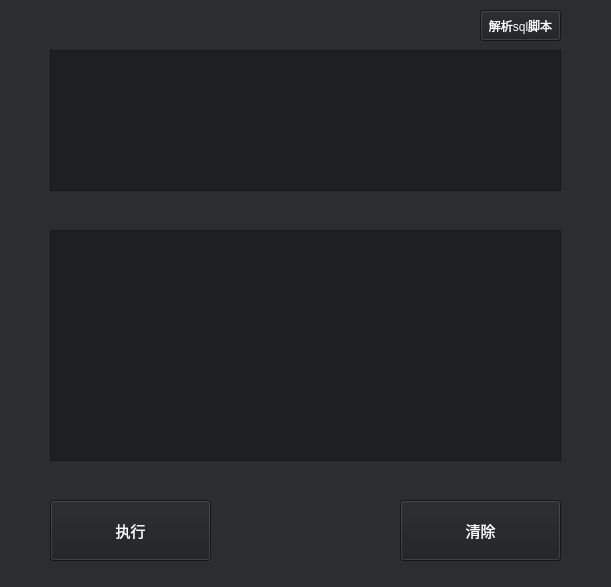
<?xml version="1.0" encoding="UTF-8"?>
<ui version="4.0">
 <class>Widget</class>
 <widget class="QWidget" name="Widget">
  <property name="geometry">
   <rect>
    <x>0</x>
    <y>0</y>
    <width>611</width>
    <height>587</height>
   </rect>
  </property>
  <property name="windowTitle">
   <string>Widget</string>
  </property>
  <property name="styleSheet">
   <string notr="true">background-color:rgb(43, 45, 48);</string>
  </property>
  <widget class="QTextEdit" name="commandEdit">
   <property name="geometry">
    <rect>
     <x>50</x>
     <y>50</y>
     <width>511</width>
     <height>141</height>
    </rect>
   </property>
   <property name="font">
    <font>
     <pointsize>11</pointsize>
    </font>
   </property>
   <property name="styleSheet">
    <string notr="true">color:white;
background-color:rgb(30, 31, 34);</string>
   </property>
  </widget>
  <widget class="QTextEdit" name="informationEdit">
   <property name="geometry">
    <rect>
     <x>50</x>
     <y>230</y>
     <width>511</width>
     <height>231</height>
    </rect>
   </property>
   <property name="font">
    <font>
     <pointsize>11</pointsize>
    </font>
   </property>
   <property name="styleSheet">
    <string notr="true">color:white;
background-color:rgb(30, 31, 34);</string>
   </property>
  </widget>
  <widget class="QPushButton" name="executeButton">
   <property name="geometry">
    <rect>
     <x>50</x>
     <y>500</y>
     <width>161</width>
     <height>61</height>
    </rect>
   </property>
   <property name="font">
    <font>
     <pointsize>11</pointsize>
    </font>
   </property>
   <property name="styleSheet">
    <string notr="true">color:white;
background-color:rgb(30, 31, 34);</string>
   </property>
   <property name="text">
    <string>执行</string>
   </property>
  </widget>
  <widget class="QPushButton" name="clearButton">
   <property name="geometry">
    <rect>
     <x>400</x>
     <y>500</y>
     <width>161</width>
     <height>61</height>
    </rect>
   </property>
   <property name="font">
    <font>
     <pointsize>11</pointsize>
    </font>
   </property>
   <property name="styleSheet">
    <string notr="true">color:white;
background-color:rgb(30, 31, 34);</string>
   </property>
   <property name="text">
    <string>清除</string>
   </property>
  </widget>
  <widget class="QPushButton" name="analysisButton">
   <property name="geometry">
    <rect>
     <x>480</x>
     <y>10</y>
     <width>81</width>
     <height>31</height>
    </rect>
   </property>
   <property name="styleSheet">
    <string notr="true">color:white;
background-color:rgb(30, 31, 34);</string>
   </property>
   <property name="text">
    <string>解析sql脚本</string>
   </property>
  </widget>
 </widget>
 <resources/>
 <connections/>
</ui>
